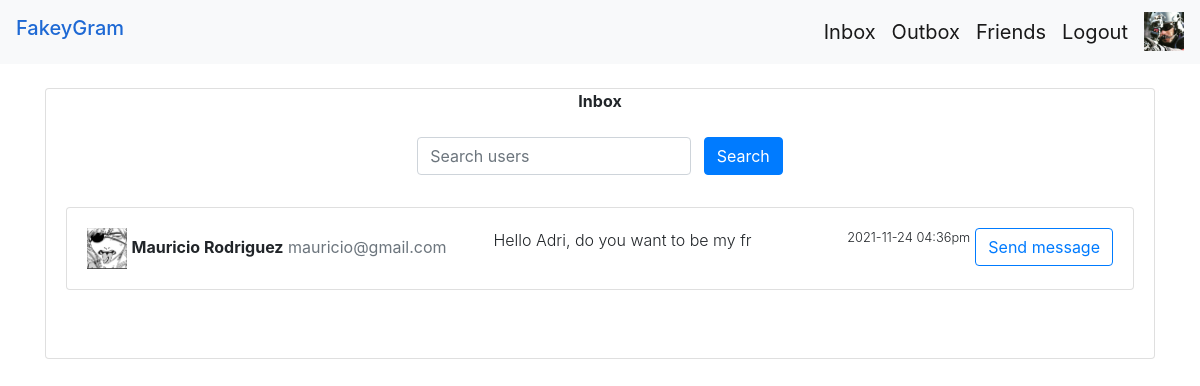
/chats.php (signed in), run on the app's committed database.
### tables this page shows
CREATE TABLE `users` (
  `id` int(100) NOT NULL,
  `email` varchar(255) NOT NULL,
  `name` varchar(255) NOT NULL,
  `password` varchar(255) NOT NULL,
  `pfp` varchar(255) DEFAULT 'default.png',
  `status` varchar(255) DEFAULT 'NOT SET',
  `age` varchar(255) DEFAULT 'NOT SET'
);

CREATE TABLE `messages` (
  `id` int(100) NOT NULL,
  `sent_by` varchar(255) NOT NULL,
  `received_by` varchar(255) NOT NULL,
  `message` varchar(255) NOT NULL,
  `createdAt` varchar(255) NOT NULL,
  `opened` int(1) NOT NULL DEFAULT 0
);

### chats.php (the view, shortened to what this page needs)
<?php
    include('scripts/db.php');
    if(isset($_SESSION['email'])) {
        $email = $_SESSION['email'];
    } else {
      header('Location: ./index.php?message=Please login first');
    }
?>
<!DOCTYPE html>
<html>
<head>
    <link rel="stylesheet" href="extra/css/snackbar.css">
    <link rel="stylesheet" href="https://stackpath.bootstrapcdn.com/bootstrap/4.5.2/css/bootstrap.min.css">
</head>
<body onLoad = "myFunction()">
        <nav class="navbar navbar-expand-lg navbar-light bg-light">
  <h4 style="color :#1e69d4;" class="navbar-brand">FakeyGram</h4>
  <div class="collapse navbar-collapse" id="navbarSupportedContent">
    <ul class="navbar-nav ml-auto">
      <li class="nav-item active">
        <a class="navbar-brand" href="./chats.php">Inbox </a>
      </li>
      <li class="nav-item active">
        <a class="navbar-brand" href="./outbox.php">Outbox </a>
      </li>
      <li class="nav-item active">
        <a class="navbar-brand" href="./friends.php">Friends</a>
      </li>
      <li class="nav-item">
        <a class="navbar-brand" href="./logout.php">Logout</a>
      </li>
      <?php
        $getUser = "SELECT * FROM users WHERE email = '$email'";
        $getUserStatus = mysqli_query($conn,$getUser) or die(mysqli_error($conn));
        $getUserRow = mysqli_fetch_assoc($getUserStatus);
      ?>
      <li class = "nav-item">
        <a href="profile.php?user=<?=$email?>">
          <img src="./pfp/<?=$getUserRow['pfp']?>" alt="Profile image" width = "40" class = "dropdown"/>
        </a>
      </li>
  </div>
</nav>
    <div class="container mt-4">
      <div class="card">
        <div class="card-title text-center">
        <strong> Inbox<br/> </strong>
          <form class="form-inline mt-4" style = "display : inline-block" method = "POST" action = "scripts/search-users.php">
            <input class="form-control mr-sm-2" type="search" name = "search" placeholder="Search users" aria-label="Search users" autocomplete="off">
            <button class="btn btn-primary my-2 my-sm-0" type="submit">Search</button>
          </form>
        </div>
        <div class="card-body mb-4">
          <?php
            $lastMessage = "SELECT DISTINCT * FROM messages WHERE received_by = '$email' ORDER BY id DESC";
            $lastMessageStatus = mysqli_query($conn,$lastMessage) or die(mysqli_error($conn));
            if(mysqli_num_rows($lastMessageStatus) > 0) {
              while($lastMessageRow = mysqli_fetch_assoc($lastMessageStatus)) {
                $sent_by = $lastMessageRow['sent_by'];
                $last_message = $lastMessageRow['message'];
                $getSender = "SELECT * FROM users WHERE email = '$sent_by'";
                $getSenderStatus = mysqli_query($conn,$getSender) or die(mysqli_error($conn));
                $getSenderRow = mysqli_fetch_assoc($getSenderStatus);
                if(strlen($last_message) > 35){
                  $last_message = substr($last_message,0,35);
                }
                if($lastMessageRow['opened'] == 0){
                  ?>
          <div class="card">
            <div class="card-body border border-primary ">
              <img src = "./pfp/<?=$getSenderRow['pfp']?>" alt = "pfp" width = "40"/>
              <span><strong><?=$getSenderRow['name']?></strong></span> <span class="text-muted"><?=$lastMessageRow['sent_by'];?></span>
              <span><strong class="font-weight-light" style="position:absolute; left:40%;"><?= $last_message?></strong></span>
              <a href="./message.php?receiver=<?=$sent_by?>" class="btn btn-outline-primary" style = "float:right">Send message</a></h6>
              <span class="font-weight-light" style="float:right;margin-right:5px; font-size:0.8em"><?=$lastMessageRow['createdAt']?></span>
            </div>
          </div><br/>
          <?php
            }else{
          ?>
          <div class="card">
            <div class="card-body ">
              <img src = "./pfp/<?=$getSenderRow['pfp']?>" alt = "pfp" width = "40"/>
              <span><strong><?=$getSenderRow['name']?></strong></span> <span class="text-muted"><?=$lastMessageRow['sent_by'];?></span>
              <span><strong class="font-weight-light" style="position:absolute; left:40%;"><?= $last_message?></strong></span>
              <a href="./message.php?receiver=<?=$sent_by?>" class="btn btn-outline-primary" style = "float:right">Send message</a></h6>
              <span class="font-weight-light" style="float:right;margin-right:5px; font-size:0.8em"><?=$lastMessageRow['createdAt']?></span>
            </div>
          </div><br/>
          <?php
                }
            }
          } else {
          ?>
            <div class="card-body text-center">
              <h6><strong>No messages yet!</strong></h6>
            </div>
          <?php
          }
          ?>
        </div>
      </div>
    </div>
</body>
</html>

### data on the page
users: pfp (picture)
messages: users.pfp (picture), users.name "Mauricio Rodriguez", sent_by "mauricio@gmail.com", message "Hello Adri, do you want to be my fr", createdAt "2021-11-24 04:36pm"
